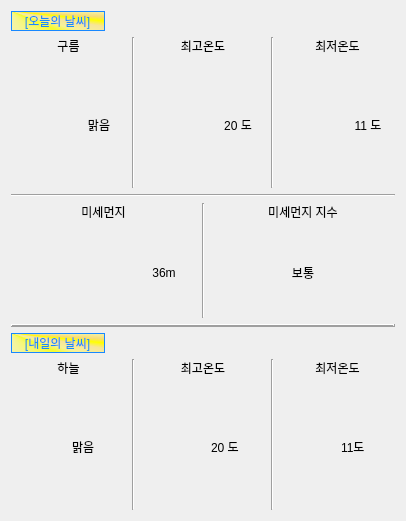
<?xml version="1.0" encoding="UTF-8"?>
<ui version="4.0">
 <class>Form</class>
 <widget class="QWidget" name="Form">
  <property name="geometry">
   <rect>
    <x>0</x>
    <y>0</y>
    <width>406</width>
    <height>470</height>
   </rect>
  </property>
  <property name="windowTitle">
   <string>Form</string>
  </property>
  <property name="styleSheet">
   <string notr="true"/>
  </property>
  <layout class="QHBoxLayout" name="horizontalLayout_2">
   <item>
    <layout class="QGridLayout" name="gridLayout">
     <item row="2" column="6">
      <widget class="QLabel" name="tmax_today">
       <property name="styleSheet">
        <string notr="true">font: 14pt &quot;HY헤드라인M&quot;;</string>
       </property>
       <property name="text">
        <string>20 도</string>
       </property>
       <property name="alignment">
        <set>Qt::AlignCenter</set>
       </property>
      </widget>
     </item>
     <item row="2" column="9">
      <widget class="QLabel" name="label_7">
       <property name="styleSheet">
        <string notr="true">font: 14pt &quot;HY헤드라인M&quot;;</string>
       </property>
       <property name="text">
        <string>11 도</string>
       </property>
       <property name="alignment">
        <set>Qt::AlignCenter</set>
       </property>
      </widget>
     </item>
     <item row="2" column="2">
      <widget class="QLabel" name="label_5">
       <property name="styleSheet">
        <string notr="true">font: 14pt &quot;HY헤드라인M&quot;;</string>
       </property>
       <property name="text">
        <string>맑음</string>
       </property>
       <property name="alignment">
        <set>Qt::AlignCenter</set>
       </property>
      </widget>
     </item>
     <item row="8" column="3" rowspan="2">
      <widget class="Line" name="line_4">
       <property name="orientation">
        <enum>Qt::Vertical</enum>
       </property>
      </widget>
     </item>
     <item row="9" column="9">
      <widget class="QLabel" name="tmin_tomorrow">
       <property name="styleSheet">
        <string notr="true">font: 14pt &quot;HY헤드라인M&quot;;</string>
       </property>
       <property name="text">
        <string>11도</string>
       </property>
      </widget>
     </item>
     <item row="8" column="7" rowspan="2">
      <widget class="Line" name="line_5">
       <property name="orientation">
        <enum>Qt::Vertical</enum>
       </property>
      </widget>
     </item>
     <item row="8" column="4" colspan="3">
      <widget class="QLabel" name="label_13">
       <property name="styleSheet">
        <string notr="true">font: 10pt &quot;HY헤드라인M&quot;;</string>
       </property>
       <property name="text">
        <string>최고온도</string>
       </property>
       <property name="alignment">
        <set>Qt::AlignCenter</set>
       </property>
      </widget>
     </item>
     <item row="9" column="6">
      <widget class="QLabel" name="tmax_tomorrow">
       <property name="styleSheet">
        <string notr="true">font: 14pt &quot;HY헤드라인M&quot;;</string>
       </property>
       <property name="text">
        <string>20 도</string>
       </property>
      </widget>
     </item>
     <item row="8" column="1" colspan="2">
      <widget class="QLabel" name="label_12">
       <property name="styleSheet">
        <string notr="true">font: 10pt &quot;HY헤드라인M&quot;;</string>
       </property>
       <property name="text">
        <string>하늘</string>
       </property>
       <property name="alignment">
        <set>Qt::AlignCenter</set>
       </property>
      </widget>
     </item>
     <item row="8" column="8" colspan="2">
      <widget class="QLabel" name="label_14">
       <property name="styleSheet">
        <string notr="true">font: 10pt &quot;HY헤드라인M&quot;;</string>
       </property>
       <property name="text">
        <string>최저온도</string>
       </property>
       <property name="alignment">
        <set>Qt::AlignCenter</set>
       </property>
      </widget>
     </item>
     <item row="5" column="6" colspan="4">
      <widget class="QLabel" name="dust_str">
       <property name="styleSheet">
        <string notr="true">font: 14pt &quot;HY헤드라인M&quot;;</string>
       </property>
       <property name="text">
        <string>보통</string>
       </property>
       <property name="alignment">
        <set>Qt::AlignCenter</set>
       </property>
      </widget>
     </item>
     <item row="9" column="2">
      <widget class="QLabel" name="label_15">
       <property name="styleSheet">
        <string notr="true">font: 14pt &quot;HY헤드라인M&quot;;</string>
       </property>
       <property name="text">
        <string>맑음</string>
       </property>
      </widget>
     </item>
     <item row="0" column="1" colspan="9" alignment="Qt::AlignLeft">
      <widget class="QLabel" name="label">
       <property name="styleSheet">
        <string notr="true">font: 11pt &quot;HY헤드라인M&quot;;
color : rgb(24, 136, 255);
border : 1px solid rgb(24, 136, 255);
background-color: qconicalgradient(cx:0, cy:0, angle:135, stop:0 rgba(255, 255, 0, 69), stop:0.375 rgba(255, 255, 0, 69), stop:0.423533 rgba(251, 255, 0, 145), stop:0.45 rgba(247, 255, 0, 208), stop:0.477581 rgba(255, 244, 71, 130), stop:0.518717 rgba(255, 218, 71, 130), stop:0.55 rgba(255, 255, 0, 255), stop:0.57754 rgba(255, 203, 0, 130), stop:0.625 rgba(255, 255, 0, 69), stop:1 rgba(255, 255, 0, 69));</string>
       </property>
       <property name="text">
        <string>   [오늘의 날씨]   </string>
       </property>
      </widget>
     </item>
     <item row="1" column="1" colspan="2">
      <widget class="QLabel" name="label_2">
       <property name="styleSheet">
        <string notr="true">font: 10pt &quot;HY헤드라인M&quot;;</string>
       </property>
       <property name="text">
        <string>구름</string>
       </property>
       <property name="alignment">
        <set>Qt::AlignCenter</set>
       </property>
      </widget>
     </item>
     <item row="1" column="4" colspan="3">
      <widget class="QLabel" name="label_4">
       <property name="styleSheet">
        <string notr="true">font: 10pt &quot;HY헤드라인M&quot;;</string>
       </property>
       <property name="text">
        <string>최고온도</string>
       </property>
       <property name="alignment">
        <set>Qt::AlignCenter</set>
       </property>
      </widget>
     </item>
     <item row="1" column="8" colspan="2">
      <widget class="QLabel" name="label_3">
       <property name="styleSheet">
        <string notr="true">font: 10pt &quot;HY헤드라인M&quot;;</string>
       </property>
       <property name="text">
        <string>최저온도</string>
       </property>
       <property name="alignment">
        <set>Qt::AlignCenter</set>
       </property>
      </widget>
     </item>
     <item row="4" column="1" colspan="4">
      <widget class="QLabel" name="label_18">
       <property name="styleSheet">
        <string notr="true">font: 10pt &quot;HY헤드라인M&quot;;</string>
       </property>
       <property name="text">
        <string>미세먼지</string>
       </property>
       <property name="alignment">
        <set>Qt::AlignCenter</set>
       </property>
      </widget>
     </item>
     <item row="7" column="1" colspan="9" alignment="Qt::AlignLeft">
      <widget class="QLabel" name="label_11">
       <property name="styleSheet">
        <string notr="true">font: 11pt &quot;HY헤드라인M&quot;;
color : rgb(24, 136, 255);
border : 1px solid rgb(24, 136, 255);
background-color: qconicalgradient(cx:0, cy:0, angle:135, stop:0 rgba(255, 255, 0, 69), stop:0.375 rgba(255, 255, 0, 69), stop:0.423533 rgba(251, 255, 0, 145), stop:0.45 rgba(247, 255, 0, 208), stop:0.477581 rgba(255, 244, 71, 130), stop:0.518717 rgba(255, 218, 71, 130), stop:0.55 rgba(255, 255, 0, 255), stop:0.57754 rgba(255, 203, 0, 130), stop:0.625 rgba(255, 255, 0, 69), stop:1 rgba(255, 255, 0, 69));</string>
       </property>
       <property name="text">
        <string>   [내일의 날씨]   </string>
       </property>
      </widget>
     </item>
     <item row="6" column="1" colspan="9">
      <widget class="Line" name="line">
       <property name="frameShadow">
        <enum>QFrame::Raised</enum>
       </property>
       <property name="lineWidth">
        <number>2</number>
       </property>
       <property name="orientation">
        <enum>Qt::Horizontal</enum>
       </property>
      </widget>
     </item>
     <item row="1" column="7" rowspan="2">
      <widget class="Line" name="line_3">
       <property name="orientation">
        <enum>Qt::Vertical</enum>
       </property>
      </widget>
     </item>
     <item row="5" column="3" colspan="2">
      <widget class="QLabel" name="dust">
       <property name="styleSheet">
        <string notr="true">font: 14pt &quot;HY헤드라인M&quot;;</string>
       </property>
       <property name="text">
        <string>36m</string>
       </property>
       <property name="alignment">
        <set>Qt::AlignCenter</set>
       </property>
      </widget>
     </item>
     <item row="1" column="3" rowspan="2">
      <widget class="Line" name="line_2">
       <property name="orientation">
        <enum>Qt::Vertical</enum>
       </property>
      </widget>
     </item>
     <item row="9" column="8">
      <widget class="QLabel" name="label_22">
       <property name="styleSheet">
        <string notr="true">image: url(low.png);</string>
       </property>
       <property name="text">
        <string/>
       </property>
      </widget>
     </item>
     <item row="2" column="8">
      <widget class="QLabel" name="asdads">
       <property name="styleSheet">
        <string notr="true">image: url(low.png);</string>
       </property>
       <property name="text">
        <string/>
       </property>
      </widget>
     </item>
     <item row="3" column="1" colspan="9">
      <widget class="Line" name="line_6">
       <property name="orientation">
        <enum>Qt::Horizontal</enum>
       </property>
      </widget>
     </item>
     <item row="2" column="4">
      <widget class="QLabel" name="label_19">
       <property name="styleSheet">
        <string notr="true">image: url(high.png);</string>
       </property>
       <property name="text">
        <string/>
       </property>
      </widget>
     </item>
     <item row="4" column="5" rowspan="2">
      <widget class="Line" name="line_7">
       <property name="orientation">
        <enum>Qt::Vertical</enum>
       </property>
      </widget>
     </item>
     <item row="4" column="6" colspan="4">
      <widget class="QLabel" name="label_8">
       <property name="styleSheet">
        <string notr="true">font: 10pt &quot;HY헤드라인M&quot;;</string>
       </property>
       <property name="text">
        <string>미세먼지 지수</string>
       </property>
       <property name="alignment">
        <set>Qt::AlignCenter</set>
       </property>
      </widget>
     </item>
     <item row="9" column="4">
      <widget class="QLabel" name="asdasdad">
       <property name="styleSheet">
        <string notr="true">image: url(high.png);</string>
       </property>
       <property name="text">
        <string/>
       </property>
      </widget>
     </item>
     <item row="5" column="1" colspan="2">
      <widget class="QLabel" name="label_23">
       <property name="font">
        <font>
         <family>Agency FB</family>
         <pointsize>50</pointsize>
        </font>
       </property>
       <property name="styleSheet">
        <string notr="true">image: url(dust.png);</string>
       </property>
       <property name="text">
        <string/>
       </property>
      </widget>
     </item>
     <item row="2" column="1">
      <widget class="QLabel" name="sky_today">
       <property name="font">
        <font>
         <family>Agency FB</family>
         <pointsize>70</pointsize>
        </font>
       </property>
       <property name="text">
        <string/>
       </property>
      </widget>
     </item>
     <item row="9" column="1">
      <widget class="QLabel" name="sky_tomorrow">
       <property name="font">
        <font>
         <family>Agency FB</family>
         <pointsize>70</pointsize>
        </font>
       </property>
       <property name="text">
        <string/>
       </property>
      </widget>
     </item>
    </layout>
   </item>
  </layout>
 </widget>
 <resources>
  <include location="hehe.qrc"/>
 </resources>
 <connections/>
</ui>
